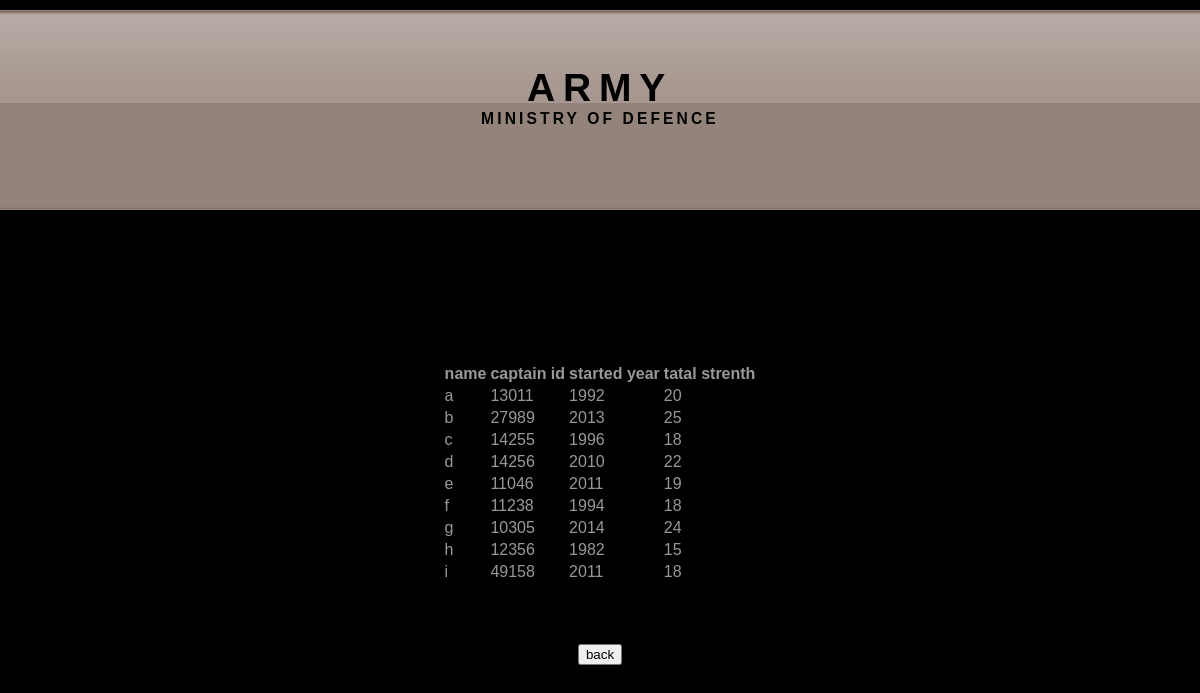
Page /views/battalians.php on the committed database.
### tables this page shows
CREATE TABLE BATALLIAN (
	batallion_name varchar(50) not null PRIMARY KEY,
	regiment varchar(50) not null,
	captain_id int not null,
	year int not null,
	total_capacity int not null
	);

### views/battalians.php (the view, shortened to what this page needs)
<html>
<head>
</head>
<body>
<head>
<link href="../css/default.css" / rel="stylesheet" type="text/css" />
</head>
<body>
<div id="header">
	<h1><a href="#">ARMY</a></h1>
	<h2>ministry of defence</a></h2>
</div>
<div id="menu">
</div>
<form>
<div>
<?php
$servername = "localhost";
$username = "root";
$password = "";
$dbname = "mitry_db";
$conn = new mysqli($servername, $username, $password, $dbname);
$sql = "SELECT * FROM batallian";
$result = $conn->query($sql);
if ($result !== false && $result->num_rows>0) {
       echo "<center><table><tr><th>name</th><th>captain id</th><th>started year</th><th>tatal strenth</th></tr>";
  while($row = $result->fetch_assoc()) {
      echo " <tr><td> ".$row["batallion_name"]."</td><td>".$row["captain_id"]."</td><td>".$row["year"]."</td><td>".$row["total_capacity"]."</td></tr>";
      echo "<br>";
    }
     echo "</table></center>";
} else {
  echo "0 results";
}
?>
<br><br><br><br>
<center>
<a href="xx.php"> <input type="button" id="submit_btn" value="back"></a>
		</form></center>
</div>	<br><br><br>
</body>
</html>

### css/default.css (style rules this page uses)
body { margin: 11px 0 0 0; padding: 0; background: #000000 url(../images/img1.gif) repeat-x; font: normal small Arial, Helvetica, sans-serif; text-align: justify; color: #999999; }
h1, h2, h3, h4, h5, h6 { margin: 0; padding: 0; text-transform: uppercase; letter-spacing: .2em; color: #000000; }
a { text-decoration: none; color: #B5A9A3; }
#header { width: 720px; height: 161px; margin: 0 auto; background: url(../images/img2.jpg) no-repeat; }
#header * { text-decoration: none; text-align: center; color: #000000; }
#header h1 { padding-top: 55px; font-size: 3em; }
#header h2 { font-size: 1.2em; }
#menu { width: 720px; height: 55px; margin: 0 auto; }

### rows in the picture
batallian: batallion_name "a", captain "13011", year "1992", total_capacity "20"
batallian: batallion_name "b", captain "27989", year "2013", total_capacity "25"
batallian: batallion_name "c", captain "14255", year "1996", total_capacity "18"
batallian: batallion_name "d", captain "14256", year "2010", total_capacity "22"
batallian: batallion_name "e", captain "11046", year "2011", total_capacity "19"
batallian: batallion_name "f", captain "11238", year "1994", total_capacity "18"
batallian: batallion_name "g", captain "10305", year "2014", total_capacity "24"
batallian: batallion_name "h", captain "12356", year "1982", total_capacity "15"
batallian: batallion_name "i", captain "49158", year "2011", total_capacity "18"
